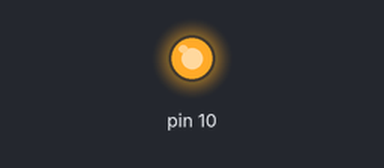
Simulated run of this sketch. Board: Arduino Uno, built with avr-gcc and run on an emulated ATmega328P. Parts: output pins drawn as LEDs (lit = HIGH). Pins used as bus, display or sensor lines are not drawn; what the sketch prints to the serial monitor is not drawn.

Above: at 0.1 s.
Timing chart, 0 to 1.6 s (numbered marks = the images above):
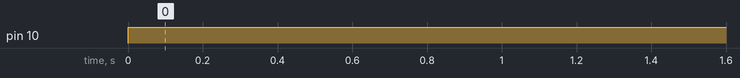

The sketch:

bio2627.ino
```cpp
#include <SPI.h>

// ============================================================
//  AD5941 Cyclic Voltammetry — Two-Electrode HS Loop
//  Hardware: test resistor / SPE validation
// ============================================================

#define CS_PIN    0
#define RESET_PIN 1

// ---------- Electrical / measurement constants ----------
#define RTIA_OHMS         10000.0f   // HSTIA feedback resistor (10k)

#define ADC_AVG_SAMPLES   32         // software-averaged samples per CV data point
#define BASELINE_SAMPLES  32         // software-averaged samples for baseline zeroing
#define ADC_SAMPLE_DELAY_MS   10     // delay between individual ADC samples
#define BASELINE_SAMPLE_DELAY_MS 30  // delay between baseline samples

// ---------- CV sweep constants ----------
#define CV_CODE_MID      2048
#define CV_CODE_START    1313
#define CV_CODE_VERTEX   3288
#define CV_CODE_END      CV_CODE_START
#define CV_STEP_CODES    50
#define CV_STEP_DELAY_MS 300
#define CV_CYCLES        5           // single cycle per run
#define CV_SETTLE_MS     500         // settling time after moving to CV_CODE_START, before sweep begins

// ---------- HSDAC constants ----------
#define HSDAC_VREF      1.82f
#define HSDAC_FULLSCALE 4095.0f

// ---------- Debug print throttling ----------
#define DEBUG_PRINT_EVERY_N_SAMPLES 50

extern "C" {
  #include "ad5940.h"
}

// ============================================================
//  AD5940 platform glue (SPI / GPIO / timing)
// ============================================================

extern "C" void AD5940_CsClr(void)
{
  SPI.beginTransaction(SPISettings(1000000, MSBFIRST, SPI_MODE0));
  digitalWrite(CS_PIN, LOW);
}

extern "C" void AD5940_CsSet(void)
{
  digitalWrite(CS_PIN, HIGH);
  SPI.endTransaction();
}

extern "C" void AD5940_RstClr(void) { digitalWrite(RESET_PIN, LOW); }
extern "C" void AD5940_RstSet(void) { digitalWrite(RESET_PIN, HIGH); }

extern "C" void AD5940_Delay10us(uint32_t time)
{
  delayMicroseconds(time * 10);
}

extern "C" void AD5940_ReadWriteNBytes(
  unsigned char *pSendBuffer,
  unsigned char *pRecvBuff,
  unsigned long length)
{
  for (unsigned long i = 0; i < length; i++)
    pRecvBuff[i] = SPI.transfer(pSendBuffer[i]);
}

extern "C" void AD5940_MCUGpioWrite(uint32_t data) {}
extern "C" uint32_t AD5940_MCUGpioRead(uint32_t data) { return 0; }
extern "C" void AD5940_MCUGpioCtrl(uint32_t data, BoolFlag flag) {}
extern "C" uint32_t AD5940_GetMCUIntFlag(void) { return 0; }
extern "C" uint32_t AD5940_ClrMCUIntFlag(void) { return 0; }
extern "C" uint32_t AD5940_MCUResourceInit(void *pCfg) { return 0; }

// ============================================================
//  Globals
// ============================================================

float baseline_uA = 0.0f;

// ============================================================
//  Setup helpers
// ============================================================

void hardResetAD5941()
{
  AD5940_RstClr();
  delay(10);
  AD5940_RstSet();
  delay(100);
}

void printIDs()
{
  Serial.print("ADIID  = 0x");
  Serial.println(AD5940_GetADIID(), HEX);
  Serial.print("CHIPID = 0x");
  Serial.println(AD5940_GetChipID(), HEX);
}

// ============================================================
//  HS loop configuration
// ============================================================

void configureHSLoop(uint16_t dacCode)
{
  // ---- AFE reference & buffers ----
  AFERefCfg_Type ref_cfg;
  AD5940_StructInit(&ref_cfg, sizeof(ref_cfg));
  ref_cfg.HpBandgapEn = bTRUE;
  ref_cfg.Hp1V8BuffEn = bTRUE;
  ref_cfg.Hp1V1BuffEn = bTRUE;
  ref_cfg.HSDACRefEn  = bTRUE;
  AD5940_REFCfgS(&ref_cfg);

  // ---- Switch matrix ----
  // Two-electrode configuration:
  //
  //   CE0 ──── Cell ──── SE0
  //                        │
  //                       RE0  (tied externally to SE0)
  //
  // There is no dedicated reference electrode; the control amplifier
  // senses at SE0 (the return path of the cell / test resistor), and
  // RE0 is jumpered to SE0 on the board. CE0 drives excitation current
  // into the cell; DE0/SE0LOAD close the current path back through the
  // HSTIA input.
  SWMatrixCfg_Type sw;
  AD5940_StructInit(&sw, sizeof(sw));
  sw.Dswitch = SWD_CE0;
  sw.Pswitch = SWP_RE0;
  sw.Nswitch = SWN_SE0LOAD;
  sw.Tswitch = SWT_SE0LOAD | SWT_TRTIA;
  AD5940_SWMatrixCfgS(&sw);

  // ---- HSDAC (excitation source) ----
  HSDACCfg_Type dac_cfg;
  AD5940_StructInit(&dac_cfg, sizeof(dac_cfg));
  dac_cfg.ExcitBufGain    = EXCITBUFGAIN_2;   // x2 — matches dacCodeToVoltage() math
  dac_cfg.HsDacGain       = HSDACGAIN_1;
  dac_cfg.HsDacUpdateRate = 7;
  AD5940_HSDacCfgS(&dac_cfg);

  AD5940_WriteReg(REG_AFE_HSDACDAT, dacCode & 0xFFF);

  // ---- Waveform generator: direct MMR code injection ----
  WGCfg_Type wg_cfg;
  AD5940_StructInit(&wg_cfg, sizeof(wg_cfg));
  wg_cfg.WgType      = WGTYPE_MMR;
  wg_cfg.GainCalEn   = bFALSE;
  wg_cfg.OffsetCalEn = bFALSE;
  wg_cfg.WgCode      = dacCode & 0xFFF;
  AD5940_WGCfgS(&wg_cfg);

  // ---- HSTIA (current-to-voltage transimpedance amp) ----
  HSTIACfg_Type tia_cfg;
  AD5940_StructInit(&tia_cfg, sizeof(tia_cfg));
  tia_cfg.HstiaBias    = HSTIABIAS_1P1;
  tia_cfg.HstiaRtiaSel = HSTIARTIA_10K;   // must match RTIA_OHMS above
  tia_cfg.HstiaCtia    = 16;
  tia_cfg.HstiaDeRtia  = HSTIADERTIA_OPEN;
  tia_cfg.HstiaDeRload = HSTIADERLOAD_OPEN;
  tia_cfg.DiodeClose   = bFALSE;
  AD5940_HSTIACfgS(&tia_cfg);

  // ---- ADC filter (hardware averaging/decimation) ----
  ADCFilterCfg_Type adc_filter;
  AD5940_StructInit(&adc_filter, sizeof(adc_filter));
  adc_filter.ADCSinc3Osr      = ADCSINC3OSR_4;
  adc_filter.ADCSinc2Osr      = ADCSINC2OSR_1333;
  adc_filter.ADCAvgNum        = ADCAVGNUM_16;   // library max; do not increase
  adc_filter.ADCRate          = ADCRATE_800KHZ;
  adc_filter.BpNotch          = bTRUE;
  adc_filter.BpSinc3          = bFALSE;
  adc_filter.Sinc2NotchEnable = bTRUE;
  AD5940_ADCFilterCfgS(&adc_filter);

  // ---- ADC mux: measure HSTIA output directly ----
  ADCBaseCfg_Type adc_base;
  AD5940_StructInit(&adc_base, sizeof(adc_base));
  adc_base.ADCMuxP = ADCMUXP_HSTIA_P;
  adc_base.ADCMuxN = ADCMUXN_HSTIA_N;
  adc_base.ADCPga  = ADCPGA_1;
  AD5940_ADCBaseCfgS(&adc_base);

  // ---- Power up HS loop blocks ----
  AD5940_AFECtrlS(AFECTRL_ALL, bFALSE);
  AD5940_AFECtrlS(
  AFECTRL_HPREFPWR  |
  AFECTRL_HSDACPWR  |
  AFECTRL_DACREFPWR |   // ADD — HSDAC reference buffer
  AFECTRL_EXTBUFPWR |
  AFECTRL_INAMPPWR  |
  AFECTRL_HSTIAPWR  |
  AFECTRL_ADCPWR    |
  AFECTRL_WG        |   // ADD — waveform generator engine
  AFECTRL_SINC2NOTCH,
  bTRUE);

  AD5940_AFEPwrBW(AFEPWR_LP, AFEBW_100KHZ);

  delay(20);
  AD5940_ADCConvtCtrlS(bTRUE);

  // Flush startup samples so the filter pipeline is settled before use
  for (int i = 0; i < 8; i++) {
    AD5940_ReadAfeResult(AFERESULT_SINC2);
    delay(30);
  }
}

// ============================================================
//  DAC / ADC helpers
// ============================================================

void setHSDACCode(uint16_t code)
{
    AD5940_WriteReg(REG_AFE_HSDACDAT, code & 0xFFF);

    uint16_t verify = AD5940_ReadReg(REG_AFE_HSDACDAT) & 0x0FFF;

    Serial.print("Requested=");
    Serial.print(code);
    Serial.print("  Register=");
    Serial.println(verify);
}
// Read a single ADC sample and convert to current (uA).
// Periodically prints a diagnostic line with ADC code, TIA voltage,
// computed current, and the live HSDAC register value.
float readCurrentRaw()
{
  static uint32_t sampleCount = 0;

  uint32_t raw  = AD5940_ReadAfeResult(AFERESULT_SINC2);
  uint16_t code = raw & 0xFFFF;
  float    vtia = AD5940_ADCCode2Volt(code, ADCPGA_1, HSDAC_VREF);
  float    i_uA = -(vtia / RTIA_OHMS) * 1e6f;

  if ((sampleCount++ % DEBUG_PRINT_EVERY_N_SAMPLES) == 0) {
    uint16_t dacCode = AD5940_ReadReg(REG_AFE_HSDACDAT) & 0xFFF;
    Serial.print("ADC=");   Serial.print(code);
    Serial.print(" VTIA="); Serial.print(vtia, 6);
    Serial.print(" I=");    Serial.print(i_uA, 4);
    Serial.print(" DAC=");  Serial.println(dacCode);
  }

  return i_uA;
}

// Take numSamples ADC readings, spaced sampleDelayMs apart, and return
// their average current (uA). Used for both baseline zeroing and CV
// data points so the averaging logic only lives in one place.
float sampleAverageCurrent(int numSamples, int sampleDelayMs)
{
  float sum = 0.0f;
  for (int s = 0; s < numSamples; s++) {
    sum += readCurrentRaw();
    delay(sampleDelayMs);
  }
  return sum / (float)numSamples;
}

// ============================================================
//  Baseline calibration
// ============================================================

void calibrateBaseline()
{
  Serial.println("Calibrating baseline...");
  baseline_uA = sampleAverageCurrent(BASELINE_SAMPLES, BASELINE_SAMPLE_DELAY_MS);
  Serial.print("Baseline = ");
  Serial.print(baseline_uA, 3);
  Serial.println(" uA");
}

// ============================================================
//  DAC code -> applied voltage (relative to midpoint)
// ============================================================

float dacCodeToVoltage(uint16_t code)
{
  float v_out = (code / HSDAC_FULLSCALE) * HSDAC_VREF;
  float v_mid = (CV_CODE_MID / HSDAC_FULLSCALE) * HSDAC_VREF;
  return (v_out - v_mid);  // x2 to match EXCITBUFGAIN_2
}

// ============================================================
//  CV sweep
// ============================================================

// Move the DAC to a code, let it settle, take an averaged current
// reading (baseline-subtracted), and emit one CSV line.
void runCVStep(int dacCode, const char *direction)
{
  setHSDACCode((uint16_t)dacCode);
  delay(CV_STEP_DELAY_MS);

  float i_uA = sampleAverageCurrent(ADC_AVG_SAMPLES, ADC_SAMPLE_DELAY_MS) - baseline_uA;
  float v    = dacCodeToVoltage((uint16_t)dacCode);

  Serial.print(v, 4);
  Serial.print(",");
  Serial.print(i_uA, 4);
  Serial.print(",");
  Serial.println(direction);
}

void runCV()
{
  Serial.println("=== CV START ===");
  Serial.println("V_applied(V),I(uA),direction");

  for (int cycle = 0; cycle < CV_CYCLES; cycle++) {

    // Forward sweep: START -> VERTEX
    for (int d = CV_CODE_START; d <= CV_CODE_VERTEX; d += CV_STEP_CODES) {
      runCVStep(d, "fwd");
    }

    // Reverse sweep: VERTEX -> START
    for (int d = CV_CODE_VERTEX; d >= CV_CODE_START; d -= CV_STEP_CODES) {
      runCVStep(d, "rev");
    }
  }

  Serial.println("=== CV END ===");
  Serial.print("Baseline used for this sweep = ");
  Serial.print(baseline_uA, 3);
  Serial.println(" uA");
}

// ============================================================
//  Debug register dump
// ============================================================

void printDebugRegs()
{
  Serial.println("\n-- Debug Registers --");
  Serial.print("AFECON       = 0x"); Serial.println(AD5940_ReadReg(REG_AFE_AFECON),       HEX);
  Serial.print("HSDACCON     = 0x"); Serial.println(AD5940_ReadReg(REG_AFE_HSDACCON),     HEX);
  Serial.print("HSDACDAT     = 0x"); Serial.println(AD5940_ReadReg(REG_AFE_HSDACDAT),     HEX);
  Serial.print("HSRTIACON    = 0x"); Serial.println(AD5940_ReadReg(REG_AFE_HSRTIACON),    HEX);
  Serial.print("HSTIACON     = 0x"); Serial.println(AD5940_ReadReg(REG_AFE_HSTIACON),     HEX);
  Serial.print("SWCON        = 0x"); Serial.println(AD5940_ReadReg(REG_AFE_SWCON),        HEX);
  Serial.print("ADCCON       = 0x"); Serial.println(AD5940_ReadReg(REG_AFE_ADCCON),       HEX);
  Serial.print("ADCFILTERCON = 0x"); Serial.println(AD5940_ReadReg(REG_AFE_ADCFILTERCON), HEX);
  Serial.print("DSWFULLCON   = 0x"); Serial.println(AD5940_ReadReg(REG_AFE_DSWFULLCON),   HEX);
  Serial.print("PSWFULLCON   = 0x"); Serial.println(AD5940_ReadReg(REG_AFE_PSWFULLCON),   HEX);
  Serial.print("NSWFULLCON   = 0x"); Serial.println(AD5940_ReadReg(REG_AFE_NSWFULLCON),   HEX);
  Serial.print("TSWFULLCON   = 0x"); Serial.println(AD5940_ReadReg(REG_AFE_TSWFULLCON),   HEX);
}


// ============================================================
//  Sweep sequence: settle -> baseline -> run CV
// ============================================================

void prepareAndRunCV()
{
  // Park at true zero (MID) before calibrating baseline — calibrating
  // while parked at CV_CODE_START would fold real current into the
  // baseline and corrupt every subsequent sweep point.
  setHSDACCode(CV_CODE_MID);
  delay(CV_SETTLE_MS);
  calibrateBaseline();

  // Now move to the actual sweep start point and let it settle
  setHSDACCode(CV_CODE_START);
  delay(CV_SETTLE_MS);

  runCV();
}

// ============================================================
//  Arduino entry points
// ============================================================
void setup()
{
  Serial.begin(115200);
  while (!Serial);

  Serial.println("AD5941 CV - Two-Electrode HS Loop (test resistor)");

  pinMode(CS_PIN,    OUTPUT); digitalWrite(CS_PIN,    HIGH);
  pinMode(RESET_PIN, OUTPUT); digitalWrite(RESET_PIN, HIGH);

  SPI.begin();
  hardResetAD5941();
  AD5940_Initialize();
  AD5940_WakeUp(10);

  printIDs();

  configureHSLoop(CV_CODE_START);
  printDebugRegs();

  prepareAndRunCV();

  Serial.println("Done. Send 'r' to run again.");
}

void loop()
{
  while (Serial.available()) Serial.read();  // flush buffer
  Serial.println("Send 'r' to run CV...");
  while (true) {
    if (Serial.available()) {
      char c = Serial.read();
      if (c == 'r') break;
    }
  }

  prepareAndRunCV();
  Serial.println("Done. Send 'r' to run again.");
}
```

Source omitted: ad5940.c (158652 bytes), ad5940.h (349024 bytes)

Measured:
- by itself, pin 10: LOW → HIGH at 0.00 s
